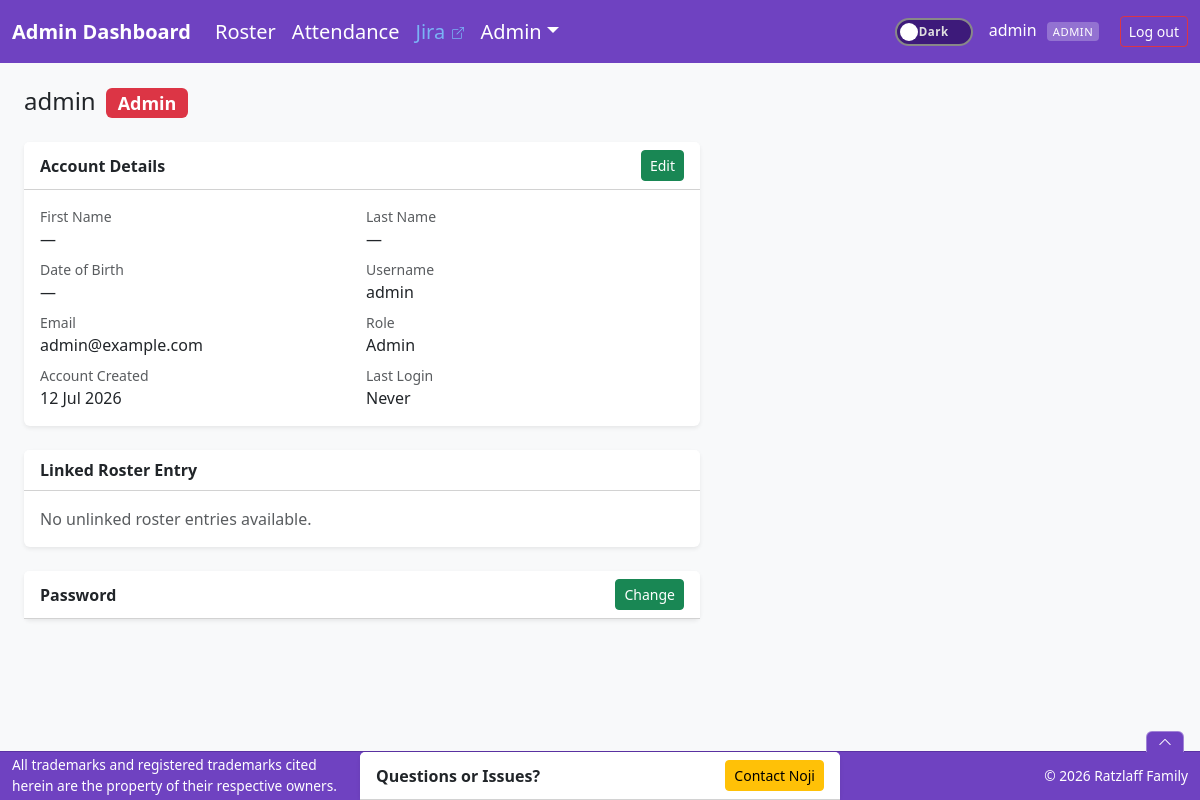
/portal/admin/user_profile.php?id=1 (signed in), run on the app's committed database.
### tables this page shows
CREATE TABLE IF NOT EXISTS users (
    id            INT AUTO_INCREMENT PRIMARY KEY,
    username      VARCHAR(50)  NOT NULL UNIQUE,
    password_hash VARCHAR(255) NOT NULL,
    is_admin      TINYINT(1)   NOT NULL DEFAULT 0,
    email         VARCHAR(100) NOT NULL,
    first_name    VARCHAR(50)  DEFAULT NULL,
    last_name     VARCHAR(50)  DEFAULT NULL,
    date_of_birth DATE         DEFAULT NULL,
    active        TINYINT(1)   NOT NULL DEFAULT 1,
    last_login    DATETIME,
    created_at    DATETIME     NOT NULL DEFAULT CURRENT_TIMESTAMP
);

### portal/includes/db.php (called while the page is built, shortened)
<?php
function db(): PDO {
    static $pdo = null;
    if ($pdo === null) {
        $dsn = 'mysql:host=' . DB_HOST . ';dbname=' . DB_NAME . ';charset=' . DB_CHARSET;
        $pdo = new PDO($dsn, DB_USER, DB_PASS, [
            PDO::ATTR_ERRMODE            => PDO::ERRMODE_EXCEPTION,
            PDO::ATTR_DEFAULT_FETCH_MODE => PDO::FETCH_ASSOC,
            PDO::ATTR_EMULATE_PREPARES   => false,
        ]);
    }
    return $pdo;
}

### portal/includes/auth.php (called while the page is built, shortened)
<?php
require_once __DIR__ . '/db.php';
function hn(string $name): string {
    return htmlspecialchars(ucwords(strtolower($name)));
}

### portal/admin/user_profile.php (the view, shortened to what this page needs)
<?php
require_once __DIR__ . '/../includes/auth.php';
require_once __DIR__ . '/../includes/db.php';
$id    = get_int('id');
$user = db()->prepare(
    'SELECT u.*, s.id AS student_id,
            s.first_name AS student_first_name, s.last_name AS student_last_name,
            s.student_type
     FROM users u
     LEFT JOIN students s ON s.user_id = u.id
     WHERE u.id = ?'
);
$user->execute([$id]);
$user = $user->fetch();
$unlinked = db()->query(
    'SELECT id, first_name, last_name, student_type
     FROM students
     WHERE user_id IS NULL
     ORDER BY first_name, last_name'
)->fetchAll();
$role_badges = [
    'admin'      => 'bg-danger',
    'instructor' => 'bg-warning text-dark',
    'student'    => 'bg-primary',
    'parent'     => 'bg-info text-dark',
    'guest'      => 'bg-secondary',
];
$effective_role = $user['is_admin'] ? 'admin' : ($user['student_type'] ?? 'student');
include __DIR__ . '/../includes/header.php';
?>
<div class="d-flex align-items-center gap-3 mb-4">
    <h4 class="mb-0">
        <?= htmlspecialchars($user['username']) ?>
        <span class="badge <?= $role_badges[$effective_role] ?? 'bg-secondary' ?> ms-1">
            <?= ucfirst($effective_role) ?>
        </span>
    </h4>
</div>
<div class="row g-4" style="max-width:700px">
    <div class="col-12">
        <form id="account-form" method="post">
            <div class="card border-0 shadow-sm">
                <div class="card-header bg-white fw-semibold d-flex justify-content-between align-items-center">
                    <span>Account Details</span>
                    <div class="d-flex gap-2">
                        <button type="button" id="accountEditBtn" class="btn btn-sm btn-success">Edit</button>
                    </div>
                </div>
                <div class="card-body">
                    <div id="account-view" class="row g-2">
                        <?php
                        $av = [
                            'First Name'      => hn($user['first_name'] ?? '') ?: '—',
                            'Last Name'       => hn($user['last_name']  ?? '') ?: '—',
                            'Date of Birth'   => !empty($user['date_of_birth']) ? date('d M Y', strtotime($user['date_of_birth'])) : '—',
                            'Username'        => htmlspecialchars($user['username']),
                            'Email'           => htmlspecialchars($user['email'] ?? '') ?: '—',
                            'Role'            => ucfirst($effective_role),
                            'Account Created' => date('d M Y', strtotime($user['created_at'])),
                            'Last Login'      => $user['last_login'] ? date('d M Y g:i a', strtotime($user['last_login'])) : 'Never',
                        ];
                        foreach ($av as $lbl => $val): ?>
                        <div class="col-6">
                            <div class="text-muted small"><?= $lbl ?></div>
                            <div><?= $val ?></div>
                        </div>
                        <?php endforeach; ?>
                    </div>
                </div>
            </div>
        </form>
    </div>
    <div class="col-12">
        <div class="card border-0 shadow-sm">
            <div class="card-header bg-white fw-semibold">Linked Roster Entry</div>
            <div class="card-body">
                <?php if ($user['student_id']): ?>
                    <div class="d-flex align-items-center justify-content-between flex-wrap gap-2">
                        <div>
                            <div><?= htmlspecialchars($user['student_first_name'] . ' ' . $user['student_last_name']) ?></div>
                            <div class="text-muted small"><?= ucfirst($user['student_type']) ?></div>
                        </div>
                        <div class="d-flex gap-2">
                            <a href="student_edit.php?id=<?= $user['student_id'] ?>"
                               class="btn btn-sm btn-outline-primary">Edit Roster Entry</a>
                            <form method="post" class="d-inline confirm-submit-form"
                                  data-confirm="Unlink this account from the roster entry?">
                                <?= csrf_input() ?>
                                <input type="hidden" name="action" value="unlink">
                                <button class="btn btn-sm btn-outline-danger">Unlink</button>
                            </form>
                        </div>
                    </div>
                <?php else: ?>
                    <p class="text-muted mb-0">No unlinked roster entries available.</p>
                <?php endif; ?>
            </div>
        </div>
    </div>
    <div class="col-12">
        <div class="card border-0 shadow-sm">
            <div class="card-header bg-white fw-semibold d-flex justify-content-between align-items-center">
                <span>Password</span>
                <button class="btn btn-sm btn-success" type="button"
                        data-bs-toggle="collapse" data-bs-target="#pwResetBox">Change</button>
            </div>
        </div>
    </div>
</div>
<?php include __DIR__ . '/../includes/footer.php'; ?>

### portal/includes/header.php (style rules this page uses)
body { background: #f8f9fa; padding-bottom: 57px; }

### data on the page
users: username "admin", is_admin "Admin", email "admin@example.com"

### other printed values
$_SESSION['username'] "admin"
$_rt "ADMIN"
$lbl "First Name"
$val "—"
$lbl "Last Name"
$lbl "Date of Birth"
$lbl "Username"
$lbl "Email"
$lbl "Role"
$val "Admin"
$lbl "Account Created"
$val "12 Jul 2026"
$lbl "Last Login"
$val "Never"
